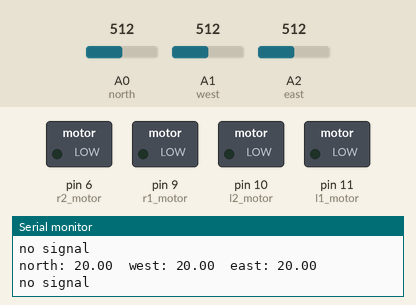
This sketch was run on a simulated Arduino Uno, built with avr-gcc and run on an emulated ATmega328P. Shown: switched loads named in the sketch (green lamp = pin HIGH), the last lines printed to the serial monitor. The test bench sets the inputs (shaded band); at power-on: A0 (north) = 512, A1 (west) = 512, A2 (east) = 512.

Above: at 3.3 s.
3.4 s: A0 (north) set to 555
At 4.2 s:
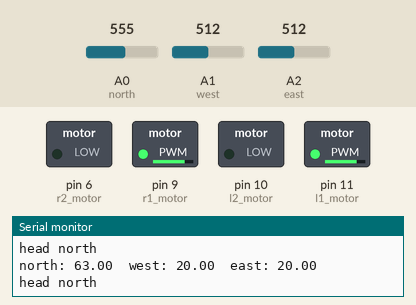
5.2 s: A1 (west) set to 554
6.8 s: A1 (west) set to 575
At 8.2 s:
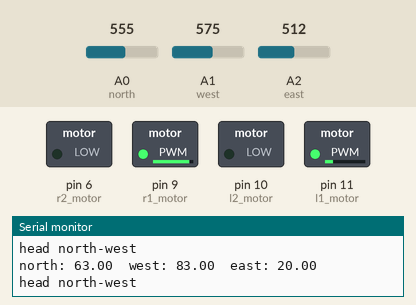
8.5 s: A2 (east) set to 538
At 9.6 s:
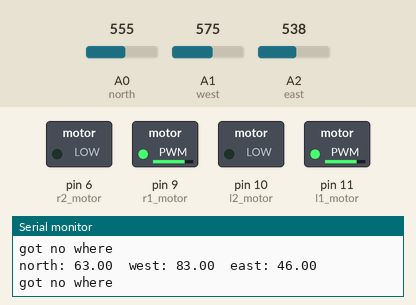
10.7 s: A0 (north) set to 511
At 12.1 s:
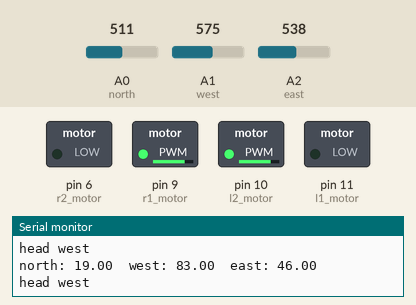
12.4 s: A2 (east) set to 716
At 13.6 s:
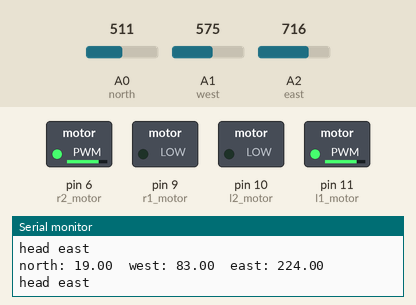
Timing chart, 0 to 15.0 s (numbered marks = the images above; inputs shaded):
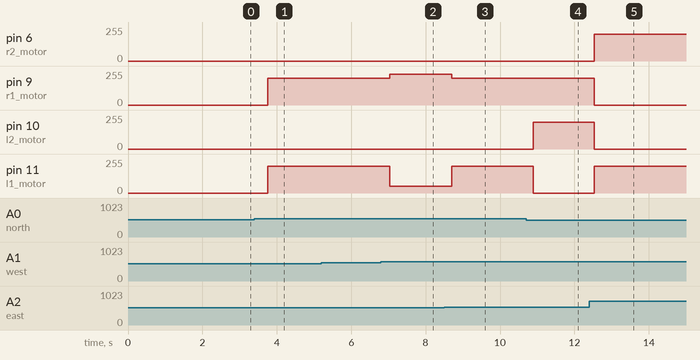

Measured:
- the behaviour switches between 547 and 548 on A0 (north) (found by bisection; images 0 and 1)
- the behaviour switches between 561 and 562 on A1 (west) (found by bisection; images 1 and 2)
- the behaviour switches between 525 and 526 on A2 (east) (found by bisection; images 2 and 3)
- after the input at 3.4 s, pin 9 (r1_motor), pin 11 (l1_motor): 0/255 → 200/255 after 0.36 s
- after the input at 6.8 s, pin 9 (r1_motor): 200/255 → 230/255 after 0.23 s; pin 11 (l1_motor): 200/255 → 50/255 after 0.23 s
- after the input at 8.5 s, pin 9 (r1_motor): 230/255 → 200/255 after 0.20 s; pin 11 (l1_motor): 50/255 → 200/255 after 0.20 s
- after the input at 10.7 s, pin 10 (l2_motor): 0/255 → 200/255 after 0.20 s; pin 11 (l1_motor): 200/255 → 0/255 after 0.20 s
- after the input at 12.4 s, pin 6 (r2_motor), pin 11 (l1_motor): 0/255 → 200/255 after 0.13 s; pin 9 (r1_motor), pin 10 (l2_motor): 200/255 → 0/255 after 0.13 s

The sketch:

BitController.ino
```cpp
// (licence header left out)
//include Bluetooth connectivity for debugging
#include <SoftwareSerial.h>
#define BT_SERIAL_TX_DIO 2
#define BT_SERIAL_RX_DIO 3
SoftwareSerial BT(BT_SERIAL_TX_DIO, BT_SERIAL_RX_DIO);

//BitReceptor analog inputs for each cardinal point
const uint8_t north = A0;
const uint8_t west = A1;
const uint8_t east = A2;
const uint8_t south = A3;

//BitReceptor intensity values for each cardinal point
double nVal = 0;
double wVal = 0;
double eVal = 0;
double sVal = 0;

//BitReceptor array indexes for each cardinal points
int n = 0;
int w = 1;
int e = 2;
int s = 3;

//size of array holding intensity values for each cardinal point on the BitReceptor
const int arr_size = 4;

//initializing array
double sensorVals[arr_size] = {0};

//baseline intensity values for each cardinal point on the BitRecepto
double n_base = 0;
double w_base = 0;
double e_base = 0;
double s_base = 0;

//Motor control output pins for the BitDriver
//Write HIGH to r1 or l1 and LOW to r2 or l2 to move motors forward
//Write HIGH to r2 or l2 and LOW to r1 or l1 to move motors backward
//Write HIGH to r1 and a fraction of HIGH to l1 and LOW to r2 and l2 to turn left
//Write HIGH to l1 and a fraction of HIGH to r1 and LOW to l2 and r2 to turn righ
//Write HIGH to r1 and LOW to r2 and HIGH to l2 and LOW to l1 to turn left on a dime
//Write HIGH to l1 and LOW to l2 and HIGH to r2 and LOW to r1 to turn right on a dime
//Write LOW to r1, r2, l1, and l2 to stop
int r2_motor = 6;
int r1_motor = 9;
int l1_motor = 11;
int l2_motor = 10;

//threshold intensity values for each cardinal point
int move_threshold = 55;

void setup()
{
  Serial.begin(115200);
  BT.begin(9600);
  delay(2000);

  //at the start of the program, the BitController takes sample intensity values
  //for each cardinal point and averages the values to set baseline intensities
  int max_n = -1023;
  int max_w = -1023;
  int max_e = -1023;
  long timer1 = millis();
  int temp_north = 0;
  int temp_west = 0;
  int temp_east = 0;

  for (int i = 0; i < 10; i++)
  {
    temp_north += analogRead(north);
    temp_west += analogRead(west);
    temp_east += analogRead(east);

    delay(10);
  }

  //-20 is used as a bit of wiggle room to set the baseline values around 20
  //preventing the intensity values from going below 0
  n_base = temp_north/10 - 20;
  w_base = temp_west/10 - 20;
  e_base = temp_east/10 - 20;


  //printing baseline values to Bluetooth and Serial Monitor
  BT.print("north: ");
  BT.print(n_base);
  BT.print("\t");
  BT.print("west: ");
  BT.print(w_base);
  BT.print("\t");
  BT.print("east: ");
  BT.print(e_base);
  BT.println();
  BT.println();

  Serial.print("north: ");
  Serial.print(n_base);
  Serial.print("\t");
  Serial.print("west: ");
  Serial.print(w_base);
  Serial.print("\t");
  Serial.print("east: ");
  Serial.print(e_base);
  Serial.println();
  Serial.println();
}


//void readSensors()
//This method reads the intensities at each cardinal point on the BitReceptor
//and takes an average of a number of readings. The averaged values are placed
//in the sensor values array.
void readSensors()
{
  int north_temp = 0;
  int west_temp = 0;
  int east_temp = 0;

  //sums up 10 sequential readings of each cardinal point
  for (int i = 0; i < 10; i++)
  {
    north_temp += analogRead(north);
    west_temp += analogRead(west);
    east_temp += analogRead(east);
    delay(20);
  }

  //averages the values of 10 readings and subtracts the baseline value to
  //correct for zero
  nVal = north_temp/10.0 - n_base;
  wVal = west_temp/10.0 - w_base;
  eVal = east_temp/10.0 - e_base;

  sensorVals[n] = nVal;
  sensorVals[w] = wVal;
  sensorVals[e] = eVal;
  //sensorVals[s] = sVal;
}


//void printSensors()
//Prints sensor values to connected Bluetooth device and to the Serial Monitor
void printSensors()
{
  BT.print("north: ");
  BT.print(nVal);
  BT.print("\t");
  BT.print("west: ");
  BT.print(wVal);
  BT.print("\t");
  BT.print("east: ");
  BT.println(eVal);
//  BT.println();
//  BT.println();

  Serial.print("north: ");
  Serial.print(nVal);
  Serial.print("\t");
  Serial.print("west: ");
  Serial.print(wVal);
  Serial.print("\t");
  Serial.print("east: ");
  Serial.println(eVal);
//  Serial.println();
//  Serial.println();

}


//void loop()
//Reads sensor values, prints sensor Values, adjusts direction of Bit based
//on sensor values of each cardinal point
void loop()
{
  readSensors();
  printSensors();
  determineDirection();
  //drive(sensorVals[n], sensorVals[s], sensorVals[e], sensorVals[w]);

  BT.println();
  BT.println();
  Serial.println();
  Serial.println();

  delay(10);
}


//void move()
//Determines movement direction for Bit based on intensity values of each
//sensor. this method has been replaced by the determineDirection() method
// as of Version 0.1.0 and was only used as a test with the north and east
//cardinal points
void move()
{
  printSensors();

  //Check if movement threshold has been reached by any of the sensors.
  if(sensorVals[n] > move_threshold || sensorVals[w] > move_threshold || sensorVals[e] > move_threshold)
  {
    //If north intensity is higher than east intensity, the Bit should move
    //due north.
    if ((sensorVals[n]*.6) > sensorVals[e])
    {
      BT.print("go north");
      Serial.print("go north");
      analogWrite(l1_motor, 255);
      analogWrite(l2_motor, 0);
      analogWrite(r1_motor, 255);
      analogWrite(r2_motor, 0);
    }
    //If east intensity is higher than north intensity, the Bit should move
    //due east.
    else if ((sensorVals[e]*.6) > sensorVals[n])
    {
      BT.print("go east");
      Serial.print("go east");
      analogWrite(l1_motor, 255);
      analogWrite(l2_motor, 0);
      analogWrite(r1_motor, 0);
      analogWrite(r2_motor, 255);
    }
    //If the north and east intensity ratios are comparable, then Bit should
    //move due north-east. If the ratio of north intensity to east intensity is
    //1, then the intensities are equal. If the ratio is within 0.15 of 1, so
    //either 0.85 and 1.15, then the intensities are comparable and Bit moves
    //due north-east.
    else if (abs(((double)sensorVals[n]/(double)sensorVals[e]) - 1)  < 0.15)
    {
      BT.print("go north-east");
      Serial.print("go north-east");
      analogWrite(l1_motor, 255);
      analogWrite(l2_motor, 0);
      analogWrite(r1_motor, 55);
      analogWrite(r2_motor, 0);
    }
    //If no direction can be determined, move along previously determined path
    else
    {
      //some error
      //continue along previous path
      BT.print("don't know");
      Serial.print("don't know");
    }
  }
  //if movement threshold has not been reached, Bit will stop
  else
  {
    BT.print("no signal");
    Serial.print("no signal");
    analogWrite(l1_motor, 0);
    analogWrite(l2_motor, 0);
    analogWrite(r1_motor, 0);
    analogWrite(r2_motor, 0);
  }

//  BT.println();
//  BT.println();
//  Serial.println();
//  Serial.println();
}


//void determineDirection()
//Determines movement direction for Bit based on intensity values of each sensor.
void determineDirection()
{
  if(sensorVals[n] > move_threshold || sensorVals[w] > move_threshold || sensorVals[e] > move_threshold)
  {
    //If north intensity is greater than both west and east intensity, the
    //BitBeacon must be coming from north.
    if ((sensorVals[n]*.7) > sensorVals[w] || (sensorVals[n]*.7) > sensorVals[e])
    {
      //if the west and east intensities are very close, this means that the
      //BitBeacon is coming directly from north and Bit should head north
      if (abs(sensorVals[w]-sensorVals[e]) < 50)
      {
        analogWrite(l1_motor, 200);
        analogWrite(l2_motor, 0);
        analogWrite(r1_motor, 200);
        analogWrite(r2_motor, 0);
        //lcd.println("head north");
        Serial.println("head north");
        BT.println("head north");
      }
      //If west intensity is greater than east intensity, then this means
      //that the BitBeacon signal is coming from north-west
      //the right motors are driven faster than the left motors so that Bit
      //turns left (west)
      else if (sensorVals[w]*1.2 >= sensorVals[e]*1.2)
      {
        analogWrite(l1_motor, 50);
        analogWrite(l2_motor, 0);
        analogWrite(r1_motor, 230);
        analogWrite(r2_motor, 0);
        //lcd.println("head north-west");
        Serial.println("head north-west");
        BT.println("head north-west");
      }
      //If east intensity is greater than east intensity, then this means
      //that the BitBeacon signal is coming from north-east
      //the left motors are driven faster than the right motors so that Bit
      //turns right (east)
      else if (sensorVals[e]*1.2 >= sensorVals[w]*1.2)
      {
        analogWrite(l1_motor, 230);
        analogWrite(l2_motor, 0);
        analogWrite(r1_motor, 50);
        analogWrite(r2_motor, 0);
        //lcd.println("head north-east");
        Serial.println("head north-east");
        BT.println("head north-east");
      }
      //if neither conditions above are met, then Bit contiues along the
      //previous known direction
      else
      {
        //lcd.println("no direction or continue moving along last direction");
        Serial.println("no direction or continue moving along last direction");
        BT.println("no direction or continue moving along last direction");
        //some error
      }
    }

    //if the east intensity value is greater than the north and west intensity
    //value, then Bit should move due east. Bit heads east (right) by driving
    //the left motors forward and right motors backwards so Bit turns right in
    //one spot.
    //As of Version 0.1.0. the delineation between east and north-east is a fuzzy
    else if ((sensorVals[e]*.65) > sensorVals[n] && sensorVals[e]*.9 > sensorVals[w])
    {
      analogWrite(l1_motor, 200);
      analogWrite(l2_motor, 0);
      analogWrite(r1_motor, 0);
      analogWrite(r2_motor, 200);
      Serial.println("head east");
      BT.println("head east");
    }

    //if the west intensity value is greater than the north and west intensity
    //value, then Bit should move due west. Bit heads west (left) by driving
    //the right motors forward and left motors backwards so Bit turns left in
    //one spot.
    //As of Version 0.1.0. the delineation between west and north-west is a fuzzy
    else if ((sensorVals[w]*.65) > sensorVals[n] && sensorVals[w]*.9 > sensorVals[e])
    {
        analogWrite(l1_motor, 0);
        analogWrite(l2_motor, 200);
        analogWrite(r1_motor, 200);
        analogWrite(r2_motor, 0);
       Serial.println("head west");
       BT.println("head west");
    }

    //If no direction can be determined, Bit continues along the previously
    //determined direction.
    else
    {
      Serial.println("got no where");
      BT.println("got no where");
    }
  }

  //If a movement threshold has not been crossed, Bit stops moving.
  else
  {
    analogWrite(l1_motor, 0);
    analogWrite(l2_motor, 0);
    analogWrite(r1_motor, 0);
    analogWrite(r2_motor, 0);
    Serial.println("no signal");
    BT.println("no signal");
  }
}


//void drive(double nx, double sx, double ex, double wx)
//@param      double nx       north intensity value
//@param      double sx       south intensity value
//@param      double ex       east intensity value
//@param      double wx       west intensity value
//
//Determines the motor speeds by directly writing normalized cardinal point
//intensity valules.
//
//This method is unstable and is currently replaced by the determineDirection()
//method as of Version 0.1.0
void drive(double nx, double sx, double ex, double wx)
{
  int val_ns = 0;
  int val_ew = 0;
  int val1 = 0;
  int val2 = 0;
  int val3 = 0;

  val_ns = map(log(nx/sx), -log(30), log(30), -127, 127); //S at -127, N at 127
  val_ew = map(log(ex/wx), -log(30), log(30), -127, 127); //W at -127, E at 127
  //The summed/subtracted range of val_ns with val_ew is +/-254

  Serial.print("val_ns: ");
  Serial.print(val_ns);
  Serial.print("\t");
  Serial.print("val_ew: ");
  Serial.println(val_ew);

  BT.print("val_ns: ");
  BT.print(val_ns);
  BT.print("\t");
  BT.print("val_ew: ");
  BT.println(val_ew);

  //determining control of the left motors
  //If north intensity is the highest, val_ns will be much greater than val_ew.
  //Bit will then head due north. Else, south intensity is higher and val_ns - val_ew
  //will be less than 0. Bit will head due south.
  if (val_ns - val_ew > 0) //Left motors
  {
    analogWrite(l1_motor, val_ns - val_ew); //(l1 high & l2 low, motors go forward)
    analogWrite(l2_motor, 0);
  }
  else
  {
    analogWrite(l1_motor, 0);
    analogWrite(l2_motor, abs(val_ns - val_ew));
  }

  //determining control of the right motors
  //If north intensity is the highest, val_ns will be much greater than val_ew.
  //Bit will then head due north. Else, south intensity is higher and val_ns - val_ew
  //will be less than 0. Bit will head due south.
  if (val_ns + val_ew > 0) //Right motors
  {
    analogWrite(r1_motor, val_ns + val_ew);
    analogWrite(r2_motor, 0);
  }
  else
  {
    analogWrite(r1_motor, 0);
    analogWrite(r2_motor, abs(val_ns + val_ew));
  }

}
```
